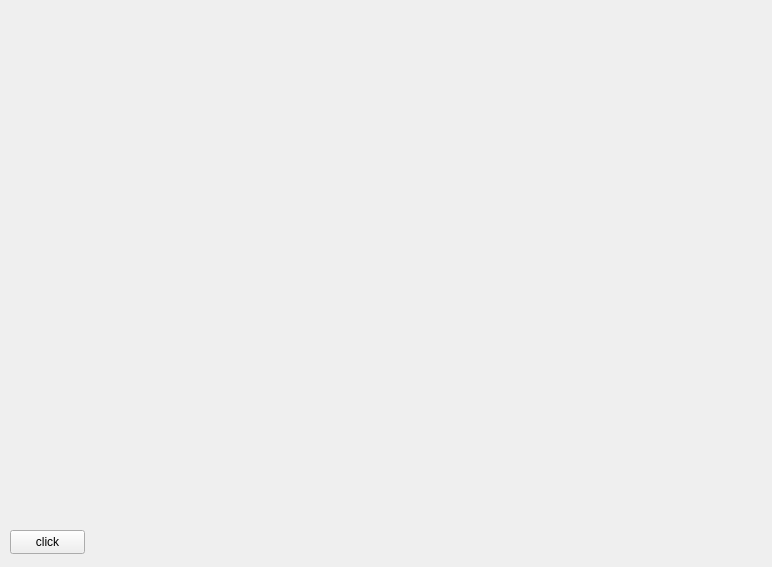
<?xml version="1.0" encoding="UTF-8"?>
<ui version="4.0">
 <class>Form</class>
 <widget class="QWidget" name="Form">
  <property name="geometry">
   <rect>
    <x>0</x>
    <y>0</y>
    <width>772</width>
    <height>567</height>
   </rect>
  </property>
  <property name="windowTitle">
   <string>Form</string>
  </property>
  <widget class="QPushButton" name="pushButton">
   <property name="geometry">
    <rect>
     <x>10</x>
     <y>530</y>
     <width>75</width>
     <height>24</height>
    </rect>
   </property>
   <property name="text">
    <string>click</string>
   </property>
  </widget>
 </widget>
 <resources/>
 <connections/>
</ui>
